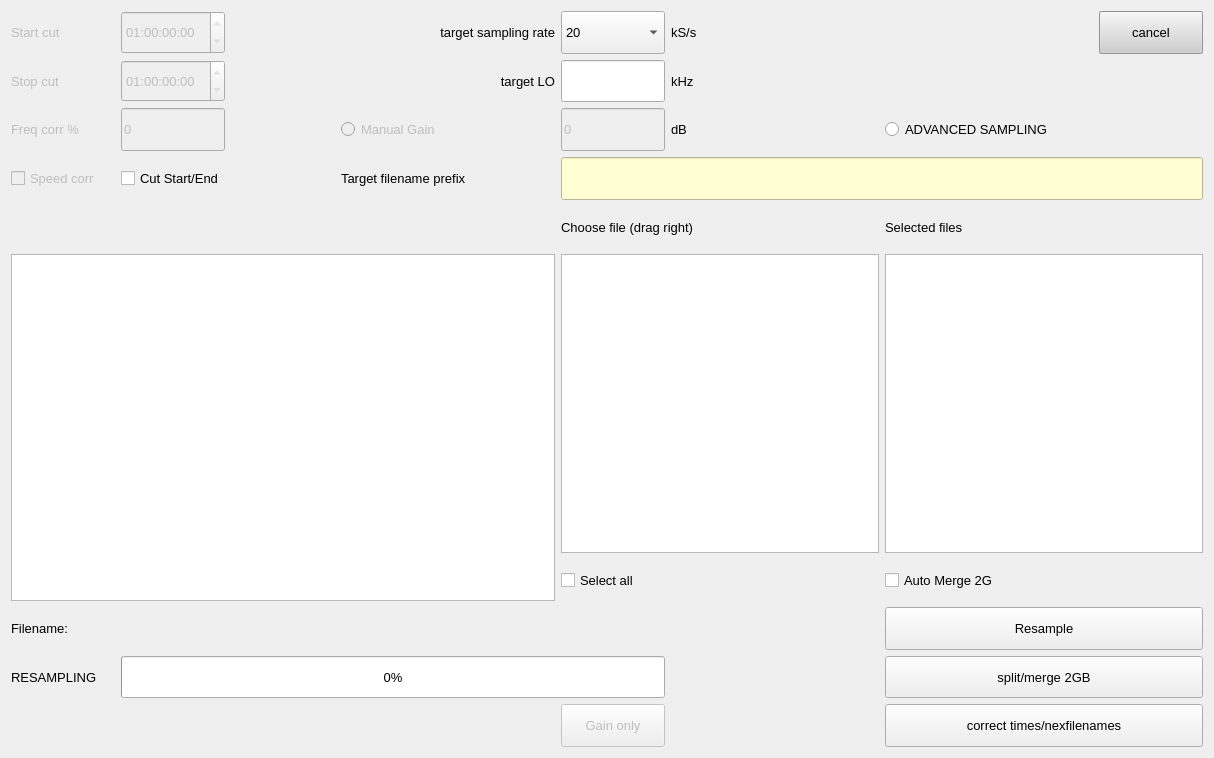
<?xml version="1.0" encoding="UTF-8"?>
<ui version="4.0">
 <class>resampler_widget</class>
 <widget class="QWidget" name="resampler_widget">
  <property name="geometry">
   <rect>
    <x>0</x>
    <y>0</y>
    <width>1214</width>
    <height>758</height>
   </rect>
  </property>
  <property name="minimumSize">
   <size>
    <width>10</width>
    <height>0</height>
   </size>
  </property>
  <property name="font">
   <font>
    <pointsize>10</pointsize>
   </font>
  </property>
  <property name="windowTitle">
   <string>Form</string>
  </property>
  <layout class="QGridLayout" name="gridLayout">
   <item row="0" column="0">
    <layout class="QGridLayout" name="gridLayout_5" rowstretch="0,0,0,1,1,1,1,0,1,2,2,2,1,1,1,1" columnstretch="1,1,0,1,1,1,2,2,1">
     <property name="sizeConstraint">
      <enum>QLayout::SetDefaultConstraint</enum>
     </property>
     <item row="12" column="7" colspan="2">
      <widget class="QCheckBox" name="checkBox_AutoMerge2G">
       <property name="sizePolicy">
        <sizepolicy hsizetype="Expanding" vsizetype="Expanding">
         <horstretch>1</horstretch>
         <verstretch>1</verstretch>
        </sizepolicy>
       </property>
       <property name="minimumSize">
        <size>
         <width>10</width>
         <height>0</height>
        </size>
       </property>
       <property name="font">
        <font>
         <pointsize>10</pointsize>
        </font>
       </property>
       <property name="toolTip">
        <string>merge to 2G tranches after resampling and delete intermediate files</string>
       </property>
       <property name="text">
        <string>Auto Merge 2G</string>
       </property>
      </widget>
     </item>
     <item row="14" column="7" colspan="2">
      <widget class="QPushButton" name="pushButton_resample_split2G">
       <property name="sizePolicy">
        <sizepolicy hsizetype="Expanding" vsizetype="Expanding">
         <horstretch>1</horstretch>
         <verstretch>1</verstretch>
        </sizepolicy>
       </property>
       <property name="font">
        <font>
         <pointsize>10</pointsize>
        </font>
       </property>
       <property name="toolTip">
        <string>Split file in the list into 2GB parts</string>
       </property>
       <property name="text">
        <string>split/merge 2GB</string>
       </property>
      </widget>
     </item>
     <item row="13" column="7" colspan="2">
      <widget class="QPushButton" name="pushButton_resample_resample">
       <property name="sizePolicy">
        <sizepolicy hsizetype="Expanding" vsizetype="Expanding">
         <horstretch>0</horstretch>
         <verstretch>0</verstretch>
        </sizepolicy>
       </property>
       <property name="minimumSize">
        <size>
         <width>10</width>
         <height>0</height>
        </size>
       </property>
       <property name="font">
        <font>
         <pointsize>10</pointsize>
        </font>
       </property>
       <property name="toolTip">
        <string>start resampling procedure</string>
       </property>
       <property name="text">
        <string>Resample</string>
       </property>
      </widget>
     </item>
     <item row="8" column="5" rowspan="4" colspan="2">
      <widget class="QListWidget" name="listWidget_sourcelist_2">
       <property name="sizePolicy">
        <sizepolicy hsizetype="Expanding" vsizetype="Expanding">
         <horstretch>1</horstretch>
         <verstretch>1</verstretch>
        </sizepolicy>
       </property>
       <property name="minimumSize">
        <size>
         <width>10</width>
         <height>0</height>
        </size>
       </property>
       <property name="font">
        <font>
         <pointsize>10</pointsize>
        </font>
       </property>
       <property name="toolTip">
        <string>drag files from here to the 'Selected files' list </string>
       </property>
       <property name="dragEnabled">
        <bool>false</bool>
       </property>
       <property name="dragDropOverwriteMode">
        <bool>false</bool>
       </property>
       <property name="dragDropMode">
        <enum>QAbstractItemView::DragDrop</enum>
       </property>
       <property name="defaultDropAction">
        <enum>Qt::MoveAction</enum>
       </property>
       <property name="selectionMode">
        <enum>QAbstractItemView::SingleSelection</enum>
       </property>
      </widget>
     </item>
     <item row="8" column="7" rowspan="4" colspan="2">
      <widget class="QListWidget" name="listWidget_playlist_2">
       <property name="sizePolicy">
        <sizepolicy hsizetype="Expanding" vsizetype="Expanding">
         <horstretch>1</horstretch>
         <verstretch>1</verstretch>
        </sizepolicy>
       </property>
       <property name="minimumSize">
        <size>
         <width>10</width>
         <height>0</height>
        </size>
       </property>
       <property name="font">
        <font>
         <pointsize>10</pointsize>
        </font>
       </property>
       <property name="dragEnabled">
        <bool>false</bool>
       </property>
       <property name="dragDropMode">
        <enum>QAbstractItemView::DragDrop</enum>
       </property>
       <property name="defaultDropAction">
        <enum>Qt::MoveAction</enum>
       </property>
       <property name="selectionMode">
        <enum>QAbstractItemView::SingleSelection</enum>
       </property>
      </widget>
     </item>
     <item row="13" column="1" colspan="5">
      <widget class="QLabel" name="label_Filename_resample">
       <property name="font">
        <font>
         <pointsize>10</pointsize>
        </font>
       </property>
       <property name="text">
        <string/>
       </property>
      </widget>
     </item>
     <item row="14" column="1" colspan="5">
      <widget class="QProgressBar" name="progressBar_resample">
       <property name="sizePolicy">
        <sizepolicy hsizetype="Expanding" vsizetype="Expanding">
         <horstretch>1</horstretch>
         <verstretch>1</verstretch>
        </sizepolicy>
       </property>
       <property name="minimumSize">
        <size>
         <width>10</width>
         <height>0</height>
        </size>
       </property>
       <property name="font">
        <font>
         <pointsize>10</pointsize>
        </font>
       </property>
       <property name="value">
        <number>0</number>
       </property>
      </widget>
     </item>
     <item row="4" column="1">
      <widget class="QLineEdit" name="lineEdit_resample_speedcorr">
       <property name="enabled">
        <bool>false</bool>
       </property>
       <property name="sizePolicy">
        <sizepolicy hsizetype="Expanding" vsizetype="Expanding">
         <horstretch>1</horstretch>
         <verstretch>1</verstretch>
        </sizepolicy>
       </property>
       <property name="font">
        <font>
         <pointsize>10</pointsize>
        </font>
       </property>
       <property name="text">
        <string>0</string>
       </property>
      </widget>
     </item>
     <item row="14" column="0">
      <widget class="QLabel" name="label_36">
       <property name="sizePolicy">
        <sizepolicy hsizetype="Expanding" vsizetype="Expanding">
         <horstretch>1</horstretch>
         <verstretch>1</verstretch>
        </sizepolicy>
       </property>
       <property name="minimumSize">
        <size>
         <width>10</width>
         <height>0</height>
        </size>
       </property>
       <property name="font">
        <font>
         <pointsize>10</pointsize>
        </font>
       </property>
       <property name="text">
        <string>RESAMPLING</string>
       </property>
      </widget>
     </item>
     <item row="6" column="5" colspan="2">
      <widget class="QLabel" name="label_41">
       <property name="sizePolicy">
        <sizepolicy hsizetype="Expanding" vsizetype="Expanding">
         <horstretch>1</horstretch>
         <verstretch>1</verstretch>
        </sizepolicy>
       </property>
       <property name="font">
        <font>
         <pointsize>10</pointsize>
        </font>
       </property>
       <property name="text">
        <string>Choose file (drag right)</string>
       </property>
      </widget>
     </item>
     <item row="6" column="7" colspan="2">
      <widget class="QLabel" name="label_38">
       <property name="sizePolicy">
        <sizepolicy hsizetype="Expanding" vsizetype="Expanding">
         <horstretch>1</horstretch>
         <verstretch>1</verstretch>
        </sizepolicy>
       </property>
       <property name="font">
        <font>
         <pointsize>10</pointsize>
        </font>
       </property>
       <property name="text">
        <string>Selected files</string>
       </property>
      </widget>
     </item>
     <item row="2" column="5">
      <widget class="QComboBox" name="comboBox_resample_targetSR">
       <property name="enabled">
        <bool>true</bool>
       </property>
       <property name="sizePolicy">
        <sizepolicy hsizetype="Expanding" vsizetype="Expanding">
         <horstretch>1</horstretch>
         <verstretch>1</verstretch>
        </sizepolicy>
       </property>
       <property name="minimumSize">
        <size>
         <width>10</width>
         <height>0</height>
        </size>
       </property>
       <property name="font">
        <font>
         <pointsize>10</pointsize>
        </font>
       </property>
       <property name="editable">
        <bool>false</bool>
       </property>
       <item>
        <property name="text">
         <string>20</string>
        </property>
       </item>
       <item>
        <property name="text">
         <string>50</string>
        </property>
       </item>
       <item>
        <property name="text">
         <string>100</string>
        </property>
       </item>
       <item>
        <property name="text">
         <string>250</string>
        </property>
       </item>
       <item>
        <property name="text">
         <string>500</string>
        </property>
       </item>
       <item>
        <property name="text">
         <string>1250</string>
        </property>
       </item>
       <item>
        <property name="text">
         <string>2000</string>
        </property>
       </item>
       <item>
        <property name="text">
         <string>2500</string>
        </property>
       </item>
       <item>
        <property name="text">
         <string>5000</string>
        </property>
       </item>
       <item>
        <property name="text">
         <string>10000</string>
        </property>
       </item>
       <item>
        <property name="text">
         <string>20000</string>
        </property>
       </item>
       <item>
        <property name="text">
         <string>50000</string>
        </property>
       </item>
       <item>
        <property name="text">
         <string>100000</string>
        </property>
       </item>
      </widget>
     </item>
     <item row="4" column="5">
      <widget class="QLineEdit" name="lineEdit_resample_Gain">
       <property name="enabled">
        <bool>false</bool>
       </property>
       <property name="sizePolicy">
        <sizepolicy hsizetype="Expanding" vsizetype="Expanding">
         <horstretch>1</horstretch>
         <verstretch>1</verstretch>
        </sizepolicy>
       </property>
       <property name="minimumSize">
        <size>
         <width>10</width>
         <height>0</height>
        </size>
       </property>
       <property name="font">
        <font>
         <pointsize>10</pointsize>
        </font>
       </property>
       <property name="text">
        <string>0</string>
       </property>
      </widget>
     </item>
     <item row="3" column="3" colspan="2">
      <widget class="QLabel" name="label_29">
       <property name="sizePolicy">
        <sizepolicy hsizetype="Expanding" vsizetype="Expanding">
         <horstretch>1</horstretch>
         <verstretch>1</verstretch>
        </sizepolicy>
       </property>
       <property name="font">
        <font>
         <pointsize>10</pointsize>
        </font>
       </property>
       <property name="toolTip">
        <string>baseline offset from automated baseline</string>
       </property>
       <property name="text">
        <string>target LO</string>
       </property>
       <property name="alignment">
        <set>Qt::AlignRight|Qt::AlignTrailing|Qt::AlignVCenter</set>
       </property>
      </widget>
     </item>
     <item row="13" column="0">
      <widget class="QLabel" name="label_30">
       <property name="sizePolicy">
        <sizepolicy hsizetype="Expanding" vsizetype="Expanding">
         <horstretch>1</horstretch>
         <verstretch>1</verstretch>
        </sizepolicy>
       </property>
       <property name="minimumSize">
        <size>
         <width>10</width>
         <height>0</height>
        </size>
       </property>
       <property name="font">
        <font>
         <pointsize>10</pointsize>
        </font>
       </property>
       <property name="text">
        <string>Filename:</string>
       </property>
      </widget>
     </item>
     <item row="3" column="5">
      <widget class="QLineEdit" name="lineEdit_resample_targetLO">
       <property name="enabled">
        <bool>true</bool>
       </property>
       <property name="sizePolicy">
        <sizepolicy hsizetype="Expanding" vsizetype="Expanding">
         <horstretch>1</horstretch>
         <verstretch>1</verstretch>
        </sizepolicy>
       </property>
       <property name="font">
        <font>
         <pointsize>10</pointsize>
        </font>
       </property>
       <property name="toolTip">
        <string>LO frequency of the resampeled file in kHz</string>
       </property>
       <property name="text">
        <string/>
       </property>
      </widget>
     </item>
     <item row="8" column="0" rowspan="5" colspan="5">
      <widget class="QGraphicsView" name="graphicsView_resample">
       <property name="sizePolicy">
        <sizepolicy hsizetype="Expanding" vsizetype="Expanding">
         <horstretch>1</horstretch>
         <verstretch>1</verstretch>
        </sizepolicy>
       </property>
       <property name="minimumSize">
        <size>
         <width>10</width>
         <height>0</height>
        </size>
       </property>
       <property name="font">
        <font>
         <pointsize>10</pointsize>
        </font>
       </property>
       <property name="contextMenuPolicy">
        <enum>Qt::NoContextMenu</enum>
       </property>
       <property name="toolTip">
        <string>space for spectrum plot</string>
       </property>
      </widget>
     </item>
     <item row="3" column="1">
      <widget class="QTimeEdit" name="timeEdit_resample_stopcut">
       <property name="enabled">
        <bool>false</bool>
       </property>
       <property name="sizePolicy">
        <sizepolicy hsizetype="Expanding" vsizetype="Expanding">
         <horstretch>1</horstretch>
         <verstretch>1</verstretch>
        </sizepolicy>
       </property>
       <property name="font">
        <font>
         <pointsize>10</pointsize>
        </font>
       </property>
       <property name="displayFormat">
        <string>dd:HH:mm:ss</string>
       </property>
      </widget>
     </item>
     <item row="4" column="0">
      <widget class="QLabel" name="label_28">
       <property name="enabled">
        <bool>false</bool>
       </property>
       <property name="sizePolicy">
        <sizepolicy hsizetype="Expanding" vsizetype="Expanding">
         <horstretch>1</horstretch>
         <verstretch>1</verstretch>
        </sizepolicy>
       </property>
       <property name="font">
        <font>
         <pointsize>10</pointsize>
        </font>
       </property>
       <property name="text">
        <string>Freq corr %</string>
       </property>
      </widget>
     </item>
     <item row="3" column="0">
      <widget class="QLabel" name="label_37">
       <property name="enabled">
        <bool>false</bool>
       </property>
       <property name="sizePolicy">
        <sizepolicy hsizetype="Expanding" vsizetype="Expanding">
         <horstretch>1</horstretch>
         <verstretch>1</verstretch>
        </sizepolicy>
       </property>
       <property name="font">
        <font>
         <pointsize>10</pointsize>
        </font>
       </property>
       <property name="toolTip">
        <string>cut off last file in the list at this time</string>
       </property>
       <property name="text">
        <string>Stop cut</string>
       </property>
      </widget>
     </item>
     <item row="2" column="1">
      <widget class="QTimeEdit" name="timeEdit_resample_startcut">
       <property name="enabled">
        <bool>false</bool>
       </property>
       <property name="sizePolicy">
        <sizepolicy hsizetype="Expanding" vsizetype="Expanding">
         <horstretch>1</horstretch>
         <verstretch>1</verstretch>
        </sizepolicy>
       </property>
       <property name="font">
        <font>
         <pointsize>10</pointsize>
        </font>
       </property>
       <property name="displayFormat">
        <string>dd:HH:mm:ss</string>
       </property>
      </widget>
     </item>
     <item row="2" column="0">
      <widget class="QLabel" name="label_33">
       <property name="enabled">
        <bool>false</bool>
       </property>
       <property name="sizePolicy">
        <sizepolicy hsizetype="Expanding" vsizetype="Expanding">
         <horstretch>1</horstretch>
         <verstretch>1</verstretch>
        </sizepolicy>
       </property>
       <property name="font">
        <font>
         <pointsize>10</pointsize>
        </font>
       </property>
       <property name="toolTip">
        <string>trim file contents before that time in the first file in the list</string>
       </property>
       <property name="text">
        <string>Start cut</string>
       </property>
      </widget>
     </item>
     <item row="4" column="3" colspan="2">
      <widget class="QRadioButton" name="radioButton_resgain">
       <property name="enabled">
        <bool>false</bool>
       </property>
       <property name="sizePolicy">
        <sizepolicy hsizetype="Expanding" vsizetype="Expanding">
         <horstretch>1</horstretch>
         <verstretch>1</verstretch>
        </sizepolicy>
       </property>
       <property name="font">
        <font>
         <pointsize>10</pointsize>
        </font>
       </property>
       <property name="toolTip">
        <string>Gain factor by which the signal will be multiplied in dB. Please check afterwards in 'View spectra' if signal amplitude is below 1</string>
       </property>
       <property name="text">
        <string>Manual Gain</string>
       </property>
       <property name="autoExclusive">
        <bool>false</bool>
       </property>
      </widget>
     </item>
     <item row="5" column="3" colspan="2">
      <widget class="QLabel" name="label_resample_targetfilename">
       <property name="sizePolicy">
        <sizepolicy hsizetype="Expanding" vsizetype="Expanding">
         <horstretch>1</horstretch>
         <verstretch>1</verstretch>
        </sizepolicy>
       </property>
       <property name="font">
        <font>
         <pointsize>10</pointsize>
        </font>
       </property>
       <property name="text">
        <string>Target filename prefix</string>
       </property>
      </widget>
     </item>
     <item row="2" column="8">
      <widget class="QPushButton" name="pushButton_resample_cancel">
       <property name="sizePolicy">
        <sizepolicy hsizetype="Expanding" vsizetype="Expanding">
         <horstretch>1</horstretch>
         <verstretch>1</verstretch>
        </sizepolicy>
       </property>
       <property name="minimumSize">
        <size>
         <width>10</width>
         <height>0</height>
        </size>
       </property>
       <property name="palette">
        <palette>
         <active>
          <colorrole role="Button">
           <brush brushstyle="SolidPattern">
            <color alpha="255">
             <red>255</red>
             <green>170</green>
             <blue>0</blue>
            </color>
           </brush>
          </colorrole>
          <colorrole role="Light">
           <brush brushstyle="SolidPattern">
            <color alpha="255">
             <red>255</red>
             <green>170</green>
             <blue>0</blue>
            </color>
           </brush>
          </colorrole>
          <colorrole role="Midlight">
           <brush brushstyle="SolidPattern">
            <color alpha="255">
             <red>255</red>
             <green>170</green>
             <blue>0</blue>
            </color>
           </brush>
          </colorrole>
          <colorrole role="Dark">
           <brush brushstyle="SolidPattern">
            <color alpha="255">
             <red>255</red>
             <green>170</green>
             <blue>0</blue>
            </color>
           </brush>
          </colorrole>
          <colorrole role="Text">
           <brush brushstyle="SolidPattern">
            <color alpha="255">
             <red>255</red>
             <green>0</green>
             <blue>0</blue>
            </color>
           </brush>
          </colorrole>
          <colorrole role="Base">
           <brush brushstyle="SolidPattern">
            <color alpha="255">
             <red>255</red>
             <green>255</green>
             <blue>255</blue>
            </color>
           </brush>
          </colorrole>
          <colorrole role="Window">
           <brush brushstyle="SolidPattern">
            <color alpha="255">
             <red>255</red>
             <green>170</green>
             <blue>0</blue>
            </color>
           </brush>
          </colorrole>
          <colorrole role="Shadow">
           <brush brushstyle="SolidPattern">
            <color alpha="255">
             <red>255</red>
             <green>170</green>
             <blue>0</blue>
            </color>
           </brush>
          </colorrole>
          <colorrole role="Highlight">
           <brush brushstyle="SolidPattern">
            <color alpha="255">
             <red>255</red>
             <green>170</green>
             <blue>0</blue>
            </color>
           </brush>
          </colorrole>
         </active>
         <inactive>
          <colorrole role="Button">
           <brush brushstyle="SolidPattern">
            <color alpha="255">
             <red>206</red>
             <green>206</green>
             <blue>206</blue>
            </color>
           </brush>
          </colorrole>
          <colorrole role="Light">
           <brush brushstyle="SolidPattern">
            <color alpha="255">
             <red>206</red>
             <green>206</green>
             <blue>206</blue>
            </color>
           </brush>
          </colorrole>
          <colorrole role="Midlight">
           <brush brushstyle="SolidPattern">
            <color alpha="255">
             <red>206</red>
             <green>206</green>
             <blue>206</blue>
            </color>
           </brush>
          </colorrole>
          <colorrole role="Dark">
           <brush brushstyle="SolidPattern">
            <color alpha="255">
             <red>160</red>
             <green>160</green>
             <blue>160</blue>
            </color>
           </brush>
          </colorrole>
          <colorrole role="Text">
           <brush brushstyle="SolidPattern">
            <color alpha="255">
             <red>0</red>
             <green>0</green>
             <blue>0</blue>
            </color>
           </brush>
          </colorrole>
          <colorrole role="Base">
           <brush brushstyle="SolidPattern">
            <color alpha="255">
             <red>255</red>
             <green>255</green>
             <blue>255</blue>
            </color>
           </brush>
          </colorrole>
          <colorrole role="Window">
           <brush brushstyle="SolidPattern">
            <color alpha="255">
             <red>206</red>
             <green>206</green>
             <blue>206</blue>
            </color>
           </brush>
          </colorrole>
          <colorrole role="Shadow">
           <brush brushstyle="SolidPattern">
            <color alpha="255">
             <red>206</red>
             <green>206</green>
             <blue>206</blue>
            </color>
           </brush>
          </colorrole>
          <colorrole role="Highlight">
           <brush brushstyle="SolidPattern">
            <color alpha="255">
             <red>206</red>
             <green>206</green>
             <blue>206</blue>
            </color>
           </brush>
          </colorrole>
         </inactive>
         <disabled>
          <colorrole role="Button">
           <brush brushstyle="SolidPattern">
            <color alpha="255">
             <red>206</red>
             <green>206</green>
             <blue>206</blue>
            </color>
           </brush>
          </colorrole>
          <colorrole role="Light">
           <brush brushstyle="SolidPattern">
            <color alpha="255">
             <red>206</red>
             <green>206</green>
             <blue>206</blue>
            </color>
           </brush>
          </colorrole>
          <colorrole role="Midlight">
           <brush brushstyle="SolidPattern">
            <color alpha="255">
             <red>206</red>
             <green>206</green>
             <blue>206</blue>
            </color>
           </brush>
          </colorrole>
          <colorrole role="Dark">
           <brush brushstyle="SolidPattern">
            <color alpha="255">
             <red>160</red>
             <green>160</green>
             <blue>160</blue>
            </color>
           </brush>
          </colorrole>
          <colorrole role="Text">
           <brush brushstyle="SolidPattern">
            <color alpha="255">
             <red>120</red>
             <green>120</green>
             <blue>120</blue>
            </color>
           </brush>
          </colorrole>
          <colorrole role="Base">
           <brush brushstyle="SolidPattern">
            <color alpha="255">
             <red>206</red>
             <green>206</green>
             <blue>206</blue>
            </color>
           </brush>
          </colorrole>
          <colorrole role="Window">
           <brush brushstyle="SolidPattern">
            <color alpha="255">
             <red>206</red>
             <green>206</green>
             <blue>206</blue>
            </color>
           </brush>
          </colorrole>
          <colorrole role="Shadow">
           <brush brushstyle="SolidPattern">
            <color alpha="255">
             <red>206</red>
             <green>206</green>
             <blue>206</blue>
            </color>
           </brush>
          </colorrole>
          <colorrole role="Highlight">
           <brush brushstyle="SolidPattern">
            <color alpha="255">
             <red>0</red>
             <green>120</green>
             <blue>215</blue>
            </color>
           </brush>
          </colorrole>
         </disabled>
        </palette>
       </property>
       <property name="font">
        <font>
         <pointsize>10</pointsize>
         <kerning>true</kerning>
        </font>
       </property>
       <property name="toolTip">
        <string>Cancel current operation</string>
       </property>
       <property name="autoFillBackground">
        <bool>true</bool>
       </property>
       <property name="text">
        <string>cancel</string>
       </property>
      </widget>
     </item>
     <item row="5" column="5" colspan="4">
      <widget class="QLineEdit" name="lineEdit_resample_targetnameprefix">
       <property name="enabled">
        <bool>true</bool>
       </property>
       <property name="sizePolicy">
        <sizepolicy hsizetype="Expanding" vsizetype="Expanding">
         <horstretch>1</horstretch>
         <verstretch>1</verstretch>
        </sizepolicy>
       </property>
       <property name="minimumSize">
        <size>
         <width>10</width>
         <height>0</height>
        </size>
       </property>
       <property name="palette">
        <palette>
         <active>
          <colorrole role="Button">
           <brush brushstyle="SolidPattern">
            <color alpha="255">
             <red>255</red>
             <green>254</green>
             <blue>210</blue>
            </color>
           </brush>
          </colorrole>
          <colorrole role="Light">
           <brush brushstyle="SolidPattern">
            <color alpha="255">
             <red>255</red>
             <green>254</green>
             <blue>210</blue>
            </color>
           </brush>
          </colorrole>
          <colorrole role="Midlight">
           <brush brushstyle="SolidPattern">
            <color alpha="255">
             <red>255</red>
             <green>254</green>
             <blue>210</blue>
            </color>
           </brush>
          </colorrole>
          <colorrole role="Base">
           <brush brushstyle="SolidPattern">
            <color alpha="255">
             <red>255</red>
             <green>254</green>
             <blue>210</blue>
            </color>
           </brush>
          </colorrole>
          <colorrole role="Window">
           <brush brushstyle="SolidPattern">
            <color alpha="255">
             <red>255</red>
             <green>254</green>
             <blue>210</blue>
            </color>
           </brush>
          </colorrole>
          <colorrole role="NoRole">
           <brush brushstyle="SolidPattern">
            <color alpha="255">
             <red>255</red>
             <green>254</green>
             <blue>210</blue>
            </color>
           </brush>
          </colorrole>
         </active>
         <inactive>
          <colorrole role="Button">
           <brush brushstyle="SolidPattern">
            <color alpha="255">
             <red>255</red>
             <green>254</green>
             <blue>210</blue>
            </color>
           </brush>
          </colorrole>
          <colorrole role="Light">
           <brush brushstyle="SolidPattern">
            <color alpha="255">
             <red>255</red>
             <green>254</green>
             <blue>210</blue>
            </color>
           </brush>
          </colorrole>
          <colorrole role="Midlight">
           <brush brushstyle="SolidPattern">
            <color alpha="255">
             <red>255</red>
             <green>254</green>
             <blue>210</blue>
            </color>
           </brush>
          </colorrole>
          <colorrole role="Base">
           <brush brushstyle="SolidPattern">
            <color alpha="255">
             <red>255</red>
             <green>254</green>
             <blue>210</blue>
            </color>
           </brush>
          </colorrole>
          <colorrole role="Window">
           <brush brushstyle="SolidPattern">
            <color alpha="255">
             <red>255</red>
             <green>254</green>
             <blue>210</blue>
            </color>
           </brush>
          </colorrole>
          <colorrole role="NoRole">
           <brush brushstyle="SolidPattern">
            <color alpha="255">
             <red>255</red>
             <green>254</green>
             <blue>210</blue>
            </color>
           </brush>
          </colorrole>
         </inactive>
         <disabled>
          <colorrole role="Button">
           <brush brushstyle="SolidPattern">
            <color alpha="255">
             <red>255</red>
             <green>254</green>
             <blue>210</blue>
            </color>
           </brush>
          </colorrole>
          <colorrole role="Light">
           <brush brushstyle="SolidPattern">
            <color alpha="255">
             <red>255</red>
             <green>254</green>
             <blue>210</blue>
            </color>
           </brush>
          </colorrole>
          <colorrole role="Midlight">
           <brush brushstyle="SolidPattern">
            <color alpha="255">
             <red>255</red>
             <green>254</green>
             <blue>210</blue>
            </color>
           </brush>
          </colorrole>
          <colorrole role="Base">
           <brush brushstyle="SolidPattern">
            <color alpha="255">
             <red>255</red>
             <green>254</green>
             <blue>210</blue>
            </color>
           </brush>
          </colorrole>
          <colorrole role="Window">
           <brush brushstyle="SolidPattern">
            <color alpha="255">
             <red>255</red>
             <green>254</green>
             <blue>210</blue>
            </color>
           </brush>
          </colorrole>
          <colorrole role="NoRole">
           <brush brushstyle="SolidPattern">
            <color alpha="255">
             <red>255</red>
             <green>254</green>
             <blue>210</blue>
            </color>
           </brush>
          </colorrole>
         </disabled>
        </palette>
       </property>
       <property name="font">
        <font>
         <pointsize>10</pointsize>
        </font>
       </property>
       <property name="toolTip">
        <string>Base name of the fie; will be extended by number (optionally) and by the standard SDRUNO-postfix</string>
       </property>
       <property name="text">
        <string/>
       </property>
      </widget>
     </item>
     <item row="15" column="5">
      <widget class="QPushButton" name="pushButton_resample_GainOnly">
       <property name="enabled">
        <bool>false</bool>
       </property>
       <property name="sizePolicy">
        <sizepolicy hsizetype="Expanding" vsizetype="Expanding">
         <horstretch>1</horstretch>
         <verstretch>1</verstretch>
        </sizepolicy>
       </property>
       <property name="font">
        <font>
         <pointsize>10</pointsize>
        </font>
       </property>
       <property name="toolTip">
        <string>start resampling procedure and splt reulting files in 2GB tranches</string>
       </property>
       <property name="text">
        <string>Gain only</string>
       </property>
      </widget>
     </item>
     <item row="5" column="0">
      <widget class="QCheckBox" name="checkBox_resampler_speedcorr">
       <property name="enabled">
        <bool>false</bool>
       </property>
       <property name="sizePolicy">
        <sizepolicy hsizetype="Expanding" vsizetype="Expanding">
         <horstretch>1</horstretch>
         <verstretch>1</verstretch>
        </sizepolicy>
       </property>
       <property name="text">
        <string>Speed corr</string>
       </property>
      </widget>
     </item>
     <item row="5" column="1">
      <widget class="QCheckBox" name="checkBox_Cut">
       <property name="sizePolicy">
        <sizepolicy hsizetype="Expanding" vsizetype="Expanding">
         <horstretch>1</horstretch>
         <verstretch>1</verstretch>
        </sizepolicy>
       </property>
       <property name="text">
        <string>Cut Start/End</string>
       </property>
      </widget>
     </item>
     <item row="15" column="7" colspan="2">
      <widget class="QPushButton" name="pushButton_resample_correctwavheaders">
       <property name="sizePolicy">
        <sizepolicy hsizetype="Expanding" vsizetype="Expanding">
         <horstretch>1</horstretch>
         <verstretch>1</verstretch>
        </sizepolicy>
       </property>
       <property name="text">
        <string>correct times/nexfilenames</string>
       </property>
      </widget>
     </item>
     <item row="4" column="7" colspan="2">
      <widget class="QRadioButton" name="radioButton_advanced_sampling">
       <property name="sizePolicy">
        <sizepolicy hsizetype="Expanding" vsizetype="Expanding">
         <horstretch>1</horstretch>
         <verstretch>1</verstretch>
        </sizepolicy>
       </property>
       <property name="minimumSize">
        <size>
         <width>10</width>
         <height>0</height>
        </size>
       </property>
       <property name="font">
        <font>
         <pointsize>10</pointsize>
        </font>
       </property>
       <property name="toolTip">
        <string>Allow for resampling of whole file lists</string>
       </property>
       <property name="text">
        <string>ADVANCED SAMPLING</string>
       </property>
       <property name="autoExclusive">
        <bool>false</bool>
       </property>
      </widget>
     </item>
     <item row="3" column="2">
      <widget class="QLabel" name="label">
       <property name="minimumSize">
        <size>
         <width>10</width>
         <height>0</height>
        </size>
       </property>
       <property name="text">
        <string> </string>
       </property>
      </widget>
     </item>
     <item row="2" column="2" colspan="3">
      <widget class="QLabel" name="label_31">
       <property name="sizePolicy">
        <sizepolicy hsizetype="Expanding" vsizetype="Expanding">
         <horstretch>1</horstretch>
         <verstretch>1</verstretch>
        </sizepolicy>
       </property>
       <property name="minimumSize">
        <size>
         <width>200</width>
         <height>0</height>
        </size>
       </property>
       <property name="font">
        <font>
         <pointsize>10</pointsize>
        </font>
       </property>
       <property name="toolTip">
        <string>select sampling rate of target files</string>
       </property>
       <property name="text">
        <string>target sampling rate</string>
       </property>
       <property name="alignment">
        <set>Qt::AlignRight|Qt::AlignTrailing|Qt::AlignVCenter</set>
       </property>
      </widget>
     </item>
     <item row="12" column="5" colspan="2">
      <widget class="QCheckBox" name="checkBox_merge_selectall">
       <property name="sizePolicy">
        <sizepolicy hsizetype="Expanding" vsizetype="Expanding">
         <horstretch>1</horstretch>
         <verstretch>1</verstretch>
        </sizepolicy>
       </property>
       <property name="minimumSize">
        <size>
         <width>10</width>
         <height>0</height>
        </size>
       </property>
       <property name="font">
        <font>
         <pointsize>10</pointsize>
        </font>
       </property>
       <property name="toolTip">
        <string>select/unselect all list elements</string>
       </property>
       <property name="text">
        <string>Select all</string>
       </property>
      </widget>
     </item>
     <item row="2" column="6">
      <widget class="QLabel" name="label_2">
       <property name="sizePolicy">
        <sizepolicy hsizetype="Expanding" vsizetype="Expanding">
         <horstretch>1</horstretch>
         <verstretch>1</verstretch>
        </sizepolicy>
       </property>
       <property name="text">
        <string>kS/s</string>
       </property>
      </widget>
     </item>
     <item row="3" column="6">
      <widget class="QLabel" name="label_3">
       <property name="sizePolicy">
        <sizepolicy hsizetype="Expanding" vsizetype="Expanding">
         <horstretch>1</horstretch>
         <verstretch>1</verstretch>
        </sizepolicy>
       </property>
       <property name="text">
        <string>kHz</string>
       </property>
      </widget>
     </item>
     <item row="4" column="6">
      <widget class="QLabel" name="label_4">
       <property name="sizePolicy">
        <sizepolicy hsizetype="Expanding" vsizetype="Expanding">
         <horstretch>1</horstretch>
         <verstretch>1</verstretch>
        </sizepolicy>
       </property>
       <property name="text">
        <string>dB</string>
       </property>
      </widget>
     </item>
    </layout>
   </item>
  </layout>
 </widget>
 <resources/>
 <connections/>
</ui>
